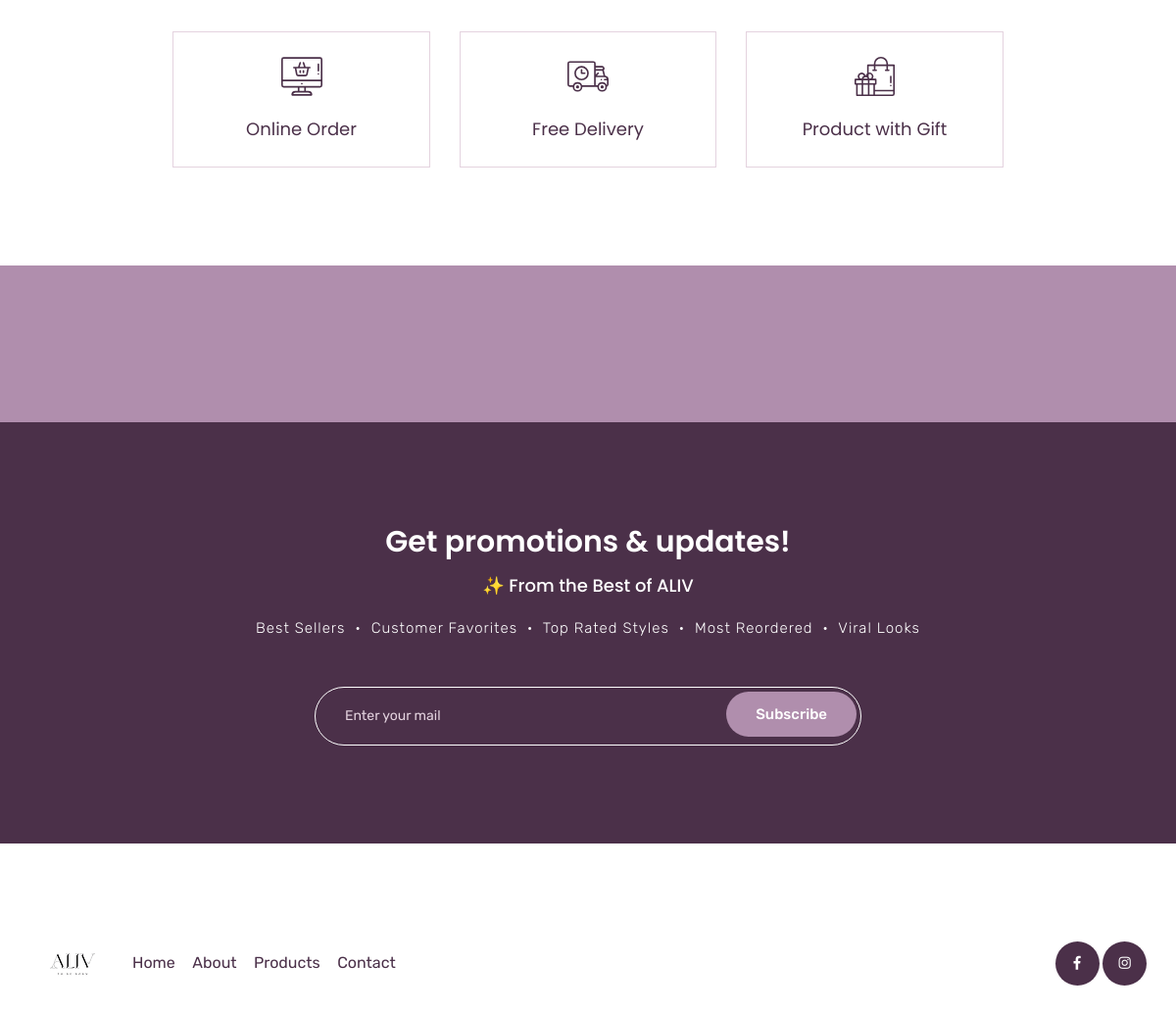
Page /about.html (lower part) on the earlier database version.
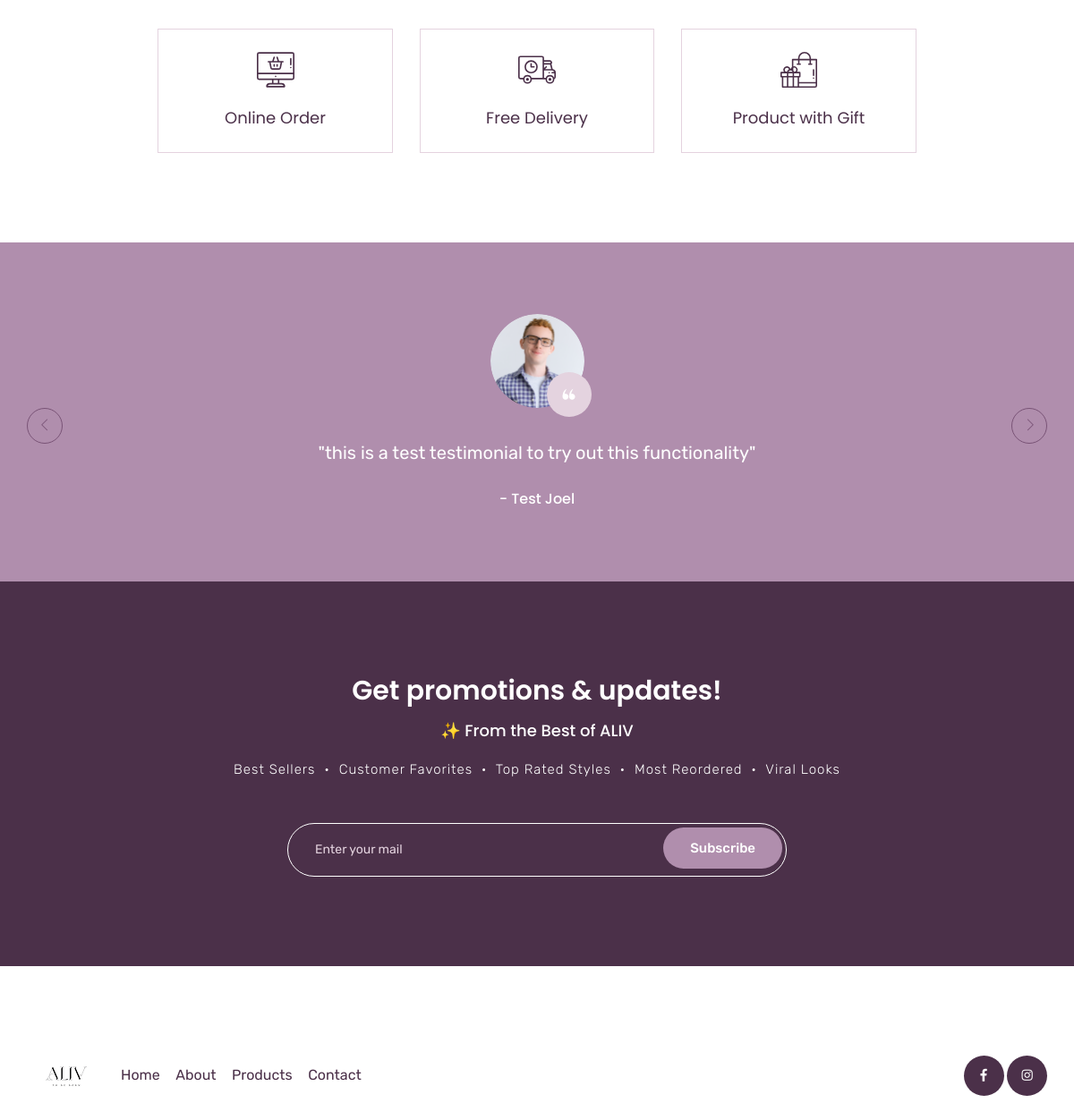
Same page on the later database version.
### website/models.py (models this page shows, shortened)
class Testimonial(models.Model):
    name = models.CharField(max_length=100)
    image = models.ImageField(
        upload_to=testimonial_image_path,
        default='default/testimonial_default.jpg'
    )
    remark = models.TextField()

### website/views.py (the view)
# urls.py: path('about.html',views.about, name="about"),
def about(request):
    testimonials = Testimonial.objects.all()
    return render(request, 'about.html', {
        'testimonials': testimonials,
    })

### website/templates/about.html (shortened to what this page needs)
{% extends 'base.html' %}
{% load static %}
{% block content%}
<section class="feature_part section_padding">
    <div class="container">
        <div class="row justify-content-center">
            <div class="col-lg-3 col-sm-6">
                <div class="single_feature_part">
                    <img src="{% static 'website/img/icon/feature_icon_2.svg' %}" alt="#">
                    <h4>Online Order</h4>
                </div>
            </div>
            <div class="col-lg-3 col-sm-6">
                <div class="single_feature_part">
                    <img src="{% static 'website/img/icon/feature_icon_3.svg' %}" alt="#">
                    <h4>Free Delivery</h4>
                </div>
            </div>
            <div class="col-lg-3 col-sm-6">
                <div class="single_feature_part">
                    <img src="{% static 'website/img/icon/feature_icon_4.svg' %}" alt="#">
                    <h4>Product with Gift</h4>
                </div>
            </div>
        </div>
    </div>
</section>
<section class="client_review">
    <div class="container">
        <div class="row justify-content-center">
            <div class="col-lg-8">
                <div class="client_review_slider owl-carousel">
                    {% for testimonial in testimonials %}
                    <div class="single_client_review">
                        <div class="client_img">
                            <img src="{{ testimonial.image.url }}" alt="{{ testimonial.name }}">
                        </div>
                        <p>"{{ testimonial.remark }}"</p>
                        <h5>- {{ testimonial.name }}</h5>
                    </div>
                    {% endfor %}
                </div>
            </div>
        </div>
    </div>
</section>
<section class="subscribe_part section_padding">
    <div class="container">
        <div class="row justify-content-center">
            <div class="col-lg-8">
                <div class="subscribe_part_content">
                    <h2>Get promotions & updates!</h2>
                    <h4 style="color: #fff; margin-bottom: 15px;">✨ From the Best of ALIV</h4>
                    <p style="letter-spacing: 1px; font-weight: 300; margin-bottom: 30px;">Best Sellers
                        &nbsp;&bull;&nbsp; Customer Favorites &nbsp;&bull;&nbsp; Top Rated Styles &nbsp;&bull;&nbsp;
                        Most Reordered &nbsp;&bull;&nbsp; Viral Looks</p>
                    <div class="subscribe_form">
                        <form action="{% url 'subscribe' %}" method="POST">
                            <input type="email" name="email" placeholder="Enter your mail" required>
                            <button type="submit" class="btn_1"
                                style="border: none; cursor: pointer;">Subscribe</button>
                        </form>
                    </div>
                </div>
            </div>
        </div>
    </div>
</section>
{% endblock %}

Differences in the rows shown:
added Testimonial: image (picture), remark "this is a test testimonial to try out this functionality", name "Test Joel"
